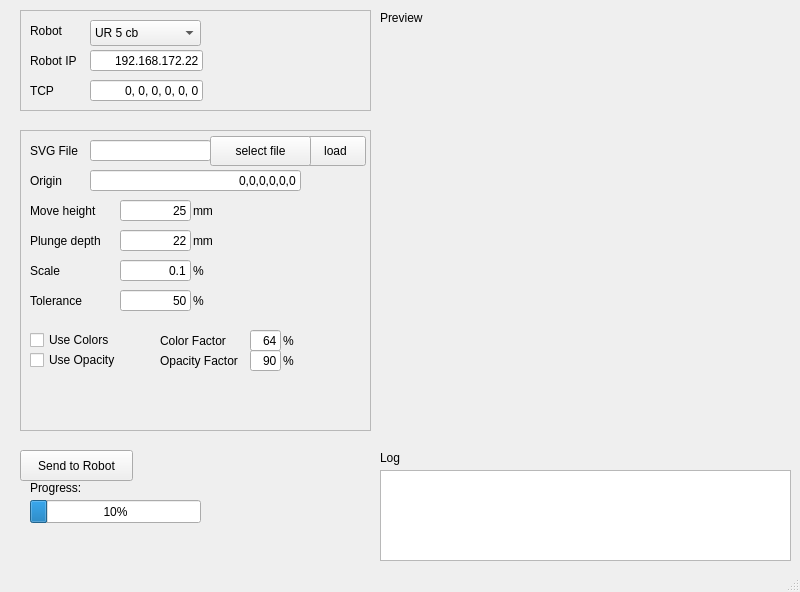
<?xml version="1.0" encoding="UTF-8"?>
<ui version="4.0">
 <class>MainWindow</class>
 <widget class="QMainWindow" name="MainWindow">
  <property name="geometry">
   <rect>
    <x>0</x>
    <y>0</y>
    <width>800</width>
    <height>592</height>
   </rect>
  </property>
  <property name="windowTitle">
   <string>MainWindow</string>
  </property>
  <widget class="QWidget" name="centralwidget">
   <widget class="QFrame" name="frame">
    <property name="geometry">
     <rect>
      <x>20</x>
      <y>10</y>
      <width>351</width>
      <height>101</height>
     </rect>
    </property>
    <property name="frameShape">
     <enum>QFrame::StyledPanel</enum>
    </property>
    <property name="frameShadow">
     <enum>QFrame::Raised</enum>
    </property>
    <widget class="QLabel" name="label">
     <property name="geometry">
      <rect>
       <x>10</x>
       <y>10</y>
       <width>60</width>
       <height>21</height>
      </rect>
     </property>
     <property name="text">
      <string>Robot </string>
     </property>
    </widget>
    <widget class="QComboBox" name="comboBox">
     <property name="geometry">
      <rect>
       <x>70</x>
       <y>10</y>
       <width>111</width>
       <height>26</height>
      </rect>
     </property>
     <item>
      <property name="text">
       <string>UR 5 cb</string>
      </property>
     </item>
    </widget>
    <widget class="QLabel" name="label_2">
     <property name="geometry">
      <rect>
       <x>10</x>
       <y>40</y>
       <width>60</width>
       <height>21</height>
      </rect>
     </property>
     <property name="text">
      <string>Robot IP</string>
     </property>
    </widget>
    <widget class="QLineEdit" name="lineEdit">
     <property name="geometry">
      <rect>
       <x>70</x>
       <y>40</y>
       <width>113</width>
       <height>21</height>
      </rect>
     </property>
     <property name="text">
      <string>192.168.172.22</string>
     </property>
     <property name="alignment">
      <set>Qt::AlignRight|Qt::AlignTrailing|Qt::AlignVCenter</set>
     </property>
    </widget>
    <widget class="QLineEdit" name="lineEdit_2">
     <property name="geometry">
      <rect>
       <x>70</x>
       <y>70</y>
       <width>113</width>
       <height>21</height>
      </rect>
     </property>
     <property name="text">
      <string>0, 0, 0, 0, 0, 0</string>
     </property>
     <property name="alignment">
      <set>Qt::AlignRight|Qt::AlignTrailing|Qt::AlignVCenter</set>
     </property>
    </widget>
    <widget class="QLabel" name="label_3">
     <property name="geometry">
      <rect>
       <x>10</x>
       <y>70</y>
       <width>60</width>
       <height>21</height>
      </rect>
     </property>
     <property name="text">
      <string>TCP</string>
     </property>
    </widget>
   </widget>
   <widget class="QFrame" name="frame_2">
    <property name="geometry">
     <rect>
      <x>20</x>
      <y>130</y>
      <width>351</width>
      <height>301</height>
     </rect>
    </property>
    <property name="frameShape">
     <enum>QFrame::StyledPanel</enum>
    </property>
    <property name="frameShadow">
     <enum>QFrame::Raised</enum>
    </property>
    <widget class="QLineEdit" name="valFileName">
     <property name="geometry">
      <rect>
       <x>70</x>
       <y>10</y>
       <width>121</width>
       <height>21</height>
      </rect>
     </property>
     <property name="text">
      <string/>
     </property>
     <property name="alignment">
      <set>Qt::AlignRight|Qt::AlignTrailing|Qt::AlignVCenter</set>
     </property>
    </widget>
    <widget class="QLabel" name="label_4">
     <property name="geometry">
      <rect>
       <x>10</x>
       <y>10</y>
       <width>60</width>
       <height>21</height>
      </rect>
     </property>
     <property name="text">
      <string>SVG File</string>
     </property>
    </widget>
    <widget class="QPushButton" name="btnLoadFile">
     <property name="geometry">
      <rect>
       <x>285</x>
       <y>6</y>
       <width>61</width>
       <height>30</height>
      </rect>
     </property>
     <property name="text">
      <string>load</string>
     </property>
    </widget>
    <widget class="QCheckBox" name="checkBox">
     <property name="geometry">
      <rect>
       <x>10</x>
       <y>200</y>
       <width>87</width>
       <height>20</height>
      </rect>
     </property>
     <property name="text">
      <string>Use Colors</string>
     </property>
    </widget>
    <widget class="QCheckBox" name="checkBox_2">
     <property name="geometry">
      <rect>
       <x>10</x>
       <y>220</y>
       <width>101</width>
       <height>20</height>
      </rect>
     </property>
     <property name="text">
      <string>Use Opacity</string>
     </property>
    </widget>
    <widget class="QLineEdit" name="lineEdit_4">
     <property name="geometry">
      <rect>
       <x>70</x>
       <y>40</y>
       <width>211</width>
       <height>21</height>
      </rect>
     </property>
     <property name="text">
      <string>0,0,0,0,0,0</string>
     </property>
     <property name="alignment">
      <set>Qt::AlignRight|Qt::AlignTrailing|Qt::AlignVCenter</set>
     </property>
    </widget>
    <widget class="QLabel" name="label_5">
     <property name="geometry">
      <rect>
       <x>10</x>
       <y>40</y>
       <width>60</width>
       <height>21</height>
      </rect>
     </property>
     <property name="text">
      <string>Origin</string>
     </property>
    </widget>
    <widget class="QLineEdit" name="lineEdit_5">
     <property name="geometry">
      <rect>
       <x>100</x>
       <y>70</y>
       <width>71</width>
       <height>21</height>
      </rect>
     </property>
     <property name="text">
      <string>25</string>
     </property>
     <property name="alignment">
      <set>Qt::AlignRight|Qt::AlignTrailing|Qt::AlignVCenter</set>
     </property>
    </widget>
    <widget class="QLabel" name="label_7">
     <property name="geometry">
      <rect>
       <x>10</x>
       <y>70</y>
       <width>81</width>
       <height>21</height>
      </rect>
     </property>
     <property name="text">
      <string>Move height</string>
     </property>
    </widget>
    <widget class="QLabel" name="label_8">
     <property name="geometry">
      <rect>
       <x>10</x>
       <y>100</y>
       <width>81</width>
       <height>21</height>
      </rect>
     </property>
     <property name="text">
      <string>Plunge depth</string>
     </property>
    </widget>
    <widget class="QLineEdit" name="lineEdit_6">
     <property name="geometry">
      <rect>
       <x>100</x>
       <y>100</y>
       <width>71</width>
       <height>21</height>
      </rect>
     </property>
     <property name="text">
      <string>22</string>
     </property>
     <property name="alignment">
      <set>Qt::AlignRight|Qt::AlignTrailing|Qt::AlignVCenter</set>
     </property>
    </widget>
    <widget class="QLabel" name="label_9">
     <property name="geometry">
      <rect>
       <x>173</x>
       <y>70</y>
       <width>81</width>
       <height>21</height>
      </rect>
     </property>
     <property name="text">
      <string>mm</string>
     </property>
    </widget>
    <widget class="QLabel" name="label_10">
     <property name="geometry">
      <rect>
       <x>173</x>
       <y>100</y>
       <width>81</width>
       <height>21</height>
      </rect>
     </property>
     <property name="text">
      <string>mm</string>
     </property>
    </widget>
    <widget class="QLabel" name="label_11">
     <property name="geometry">
      <rect>
       <x>140</x>
       <y>200</y>
       <width>81</width>
       <height>21</height>
      </rect>
     </property>
     <property name="text">
      <string>Color Factor</string>
     </property>
    </widget>
    <widget class="QLineEdit" name="lineEdit_7">
     <property name="geometry">
      <rect>
       <x>230</x>
       <y>200</y>
       <width>31</width>
       <height>21</height>
      </rect>
     </property>
     <property name="text">
      <string>64</string>
     </property>
     <property name="alignment">
      <set>Qt::AlignRight|Qt::AlignTrailing|Qt::AlignVCenter</set>
     </property>
    </widget>
    <widget class="QLabel" name="label_12">
     <property name="geometry">
      <rect>
       <x>263</x>
       <y>200</y>
       <width>41</width>
       <height>21</height>
      </rect>
     </property>
     <property name="text">
      <string>%</string>
     </property>
    </widget>
    <widget class="QLabel" name="label_13">
     <property name="geometry">
      <rect>
       <x>140</x>
       <y>220</y>
       <width>101</width>
       <height>21</height>
      </rect>
     </property>
     <property name="text">
      <string>Opacity Factor</string>
     </property>
    </widget>
    <widget class="QLabel" name="label_14">
     <property name="geometry">
      <rect>
       <x>263</x>
       <y>220</y>
       <width>41</width>
       <height>21</height>
      </rect>
     </property>
     <property name="text">
      <string>%</string>
     </property>
    </widget>
    <widget class="QLineEdit" name="lineEdit_8">
     <property name="geometry">
      <rect>
       <x>230</x>
       <y>220</y>
       <width>31</width>
       <height>21</height>
      </rect>
     </property>
     <property name="text">
      <string>90</string>
     </property>
     <property name="alignment">
      <set>Qt::AlignRight|Qt::AlignTrailing|Qt::AlignVCenter</set>
     </property>
    </widget>
    <widget class="QLabel" name="label_15">
     <property name="geometry">
      <rect>
       <x>173</x>
       <y>130</y>
       <width>81</width>
       <height>21</height>
      </rect>
     </property>
     <property name="text">
      <string>%</string>
     </property>
    </widget>
    <widget class="QLabel" name="label_16">
     <property name="geometry">
      <rect>
       <x>10</x>
       <y>130</y>
       <width>81</width>
       <height>21</height>
      </rect>
     </property>
     <property name="text">
      <string>Scale</string>
     </property>
    </widget>
    <widget class="QLineEdit" name="lineEdit_9">
     <property name="geometry">
      <rect>
       <x>100</x>
       <y>130</y>
       <width>71</width>
       <height>21</height>
      </rect>
     </property>
     <property name="text">
      <string>0.1</string>
     </property>
     <property name="alignment">
      <set>Qt::AlignRight|Qt::AlignTrailing|Qt::AlignVCenter</set>
     </property>
    </widget>
    <widget class="QLabel" name="label_17">
     <property name="geometry">
      <rect>
       <x>173</x>
       <y>160</y>
       <width>81</width>
       <height>21</height>
      </rect>
     </property>
     <property name="text">
      <string>%</string>
     </property>
    </widget>
    <widget class="QLabel" name="label_18">
     <property name="geometry">
      <rect>
       <x>10</x>
       <y>160</y>
       <width>81</width>
       <height>21</height>
      </rect>
     </property>
     <property name="text">
      <string>Tolerance</string>
     </property>
    </widget>
    <widget class="QLineEdit" name="lineEdit_10">
     <property name="geometry">
      <rect>
       <x>100</x>
       <y>160</y>
       <width>71</width>
       <height>21</height>
      </rect>
     </property>
     <property name="text">
      <string>50</string>
     </property>
     <property name="alignment">
      <set>Qt::AlignRight|Qt::AlignTrailing|Qt::AlignVCenter</set>
     </property>
    </widget>
    <widget class="QPushButton" name="btnSelectFile">
     <property name="geometry">
      <rect>
       <x>190</x>
       <y>6</y>
       <width>101</width>
       <height>30</height>
      </rect>
     </property>
     <property name="text">
      <string>select file</string>
     </property>
    </widget>
   </widget>
   <widget class="QLabel" name="label_6">
    <property name="geometry">
     <rect>
      <x>380</x>
      <y>10</y>
      <width>60</width>
      <height>16</height>
     </rect>
    </property>
    <property name="text">
     <string>Preview</string>
    </property>
   </widget>
   <widget class="QPushButton" name="btnSend">
    <property name="geometry">
     <rect>
      <x>20</x>
      <y>450</y>
      <width>113</width>
      <height>31</height>
     </rect>
    </property>
    <property name="text">
     <string>Send to Robot</string>
    </property>
   </widget>
   <widget class="QProgressBar" name="progressBar">
    <property name="geometry">
     <rect>
      <x>30</x>
      <y>500</y>
      <width>171</width>
      <height>23</height>
     </rect>
    </property>
    <property name="value">
     <number>10</number>
    </property>
   </widget>
   <widget class="QLabel" name="label_19">
    <property name="geometry">
     <rect>
      <x>30</x>
      <y>480</y>
      <width>81</width>
      <height>16</height>
     </rect>
    </property>
    <property name="text">
     <string>Progress:</string>
    </property>
   </widget>
   <widget class="QTextBrowser" name="textBrowser">
    <property name="geometry">
     <rect>
      <x>380</x>
      <y>470</y>
      <width>411</width>
      <height>91</height>
     </rect>
    </property>
    <property name="html">
     <string>&lt;!DOCTYPE HTML PUBLIC &quot;-//W3C//DTD HTML 4.0//EN&quot; &quot;http://www.w3.org/TR/REC-html40/strict.dtd&quot;&gt;
&lt;html&gt;&lt;head&gt;&lt;meta name=&quot;qrichtext&quot; content=&quot;1&quot; /&gt;&lt;style type=&quot;text/css&quot;&gt;
p, li { white-space: pre-wrap; }
&lt;/style&gt;&lt;/head&gt;&lt;body style=&quot; font-family:'.SF NS Text'; font-size:13pt; font-weight:400; font-style:normal;&quot;&gt;
&lt;p style=&quot;-qt-paragraph-type:empty; margin-top:0px; margin-bottom:0px; margin-left:0px; margin-right:0px; -qt-block-indent:0; text-indent:0px;&quot;&gt;&lt;br /&gt;&lt;/p&gt;&lt;/body&gt;&lt;/html&gt;</string>
    </property>
   </widget>
   <widget class="QLabel" name="label_20">
    <property name="geometry">
     <rect>
      <x>380</x>
      <y>450</y>
      <width>60</width>
      <height>16</height>
     </rect>
    </property>
    <property name="text">
     <string>Log</string>
    </property>
   </widget>
   <widget class="QWidget" name="widgetPreview" native="true">
    <property name="geometry">
     <rect>
      <x>380</x>
      <y>30</y>
      <width>411</width>
      <height>401</height>
     </rect>
    </property>
   </widget>
  </widget>
  <widget class="QStatusBar" name="statusbar"/>
 </widget>
 <resources/>
 <connections/>
</ui>
